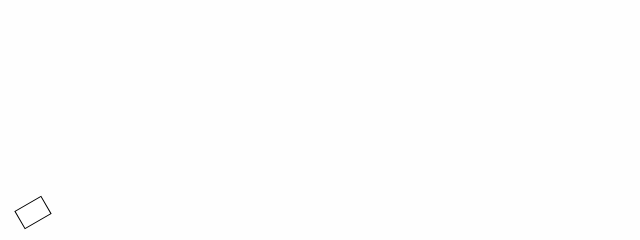
Frame 1 (no input)
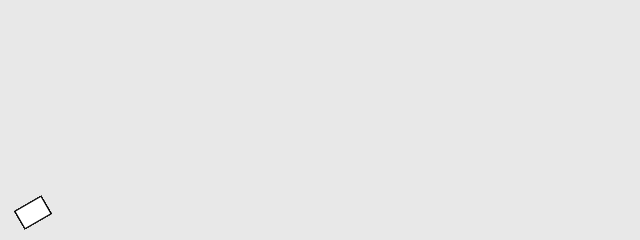
Frame 60 (no input)
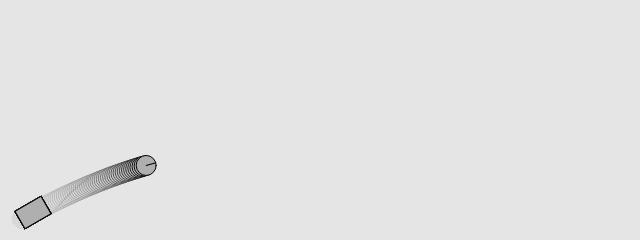
Frame 120 (the mouse pressed at the canvas centre since frame 60)

The p5.js sketch that drew these frames (run headless with seeded random() and noise() and a simulated clock; from frame 60 on, the mouse is pressed at the canvas centre):

// p5.js sketch
// ── sketch.js
class Body {
    constructor(x, y, m) {
        this.position = createVector(x, y);
        this.velocity = createVector();
        this.acceleration = createVector();
        this.mass = m;
        this.radius = m / 2;

        this.angle = 0;
        this.angleVelocity = 0;
    }

    applyForce(force) {
        let f = p5.Vector.div(force, this.mass);
        this.acceleration.add(f);
    }

    update() {
        this.velocity.add(this.acceleration);
        this.position.add(this.velocity);

        let angleAcceleration = this.acceleration.x / 10.0;
        this.angleVelocity += angleAcceleration;
        this.angleVelocity = constrain(
            this.angleVelocity, -0.1, 0.1
        )

        this.angle += this.angleVelocity;

        this.acceleration.mult(0);

        this.checkEdges();
    }

    show() {
        stroke(0);
        fill(175);
        circle(this.position.x, this.position.y, this.mass * 2);

        push();
        translate(this.position.x, this.position.y);
        rotate(this.angle);
        line(0, 0, this.radius * 2, 0);

        pop();
    }

    attract(other) {
        let force = p5.Vector.sub(this.position, other.position);
        let distance = force.mag();
        distance = constrain(distance, 5, 25);

        let strength = (G * (this.mass * other.mass)) / (distance * distance);
        force.setMag(strength);

        other.applyForce(force);
    }

    checkEdges() {
        // how much of impact is absorbed by the object
        // when it hits a wall and changes direction
        const squishForce = 0.1;
        const bounceForce = 1.0 - squishForce;

        if (this.position.x > width - this.radius) {
            this.position.x = width - this.radius;
            this.velocity.x *= -bounceForce;
        } else if (this.position.x < this.radius) {
            this.position.x = this.radius;
            this.velocity.x *= -bounceForce;
        }

        if (this.position.y > height - this.radius) {
            this.position.y = height - this.radius;
            this.velocity.y *= -bounceForce;
        } else if (this.position.y < this.radius) {
            this.position.y = this.radius;
            this.velocity.y *= -bounceForce;
        }
    }


}

let G = 1.0;
let NUM_BODIES = 10;
let bodies = [];


function setup() {
    createCanvas(640, 240);

}

function mousePressed() {
    let body = new Body(
        20, height - 20, 10
    )

    let force = createVector(
        cos(radians(-30)),
        sin(radians(-30)),
    )

    force.setMag(
        random(10, 30)
    );
    body.applyForce(force);
    bodies.push(body);
}

function draw() {
    background(220, 10);

    push();
    translate(20, height - 20);
    rotate(radians(-30));
    rect(0, -10, 30, 20);
    pop();

    let gravity = createVector(0, 0.1);

    for (let i = 0; i < bodies.length; i++) {
        let body = bodies[i];
        body.applyForce(gravity);
        body.update();
        body.show();
    }
}
